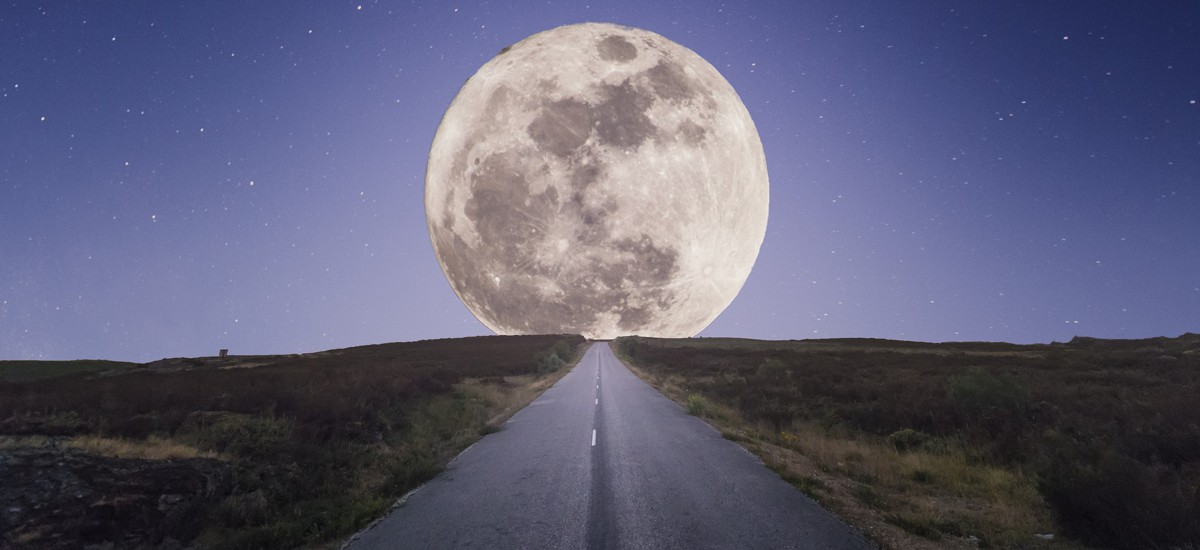
#> input picture lab3/route-fifty-lead-image.jpg, 1200 x 550 px
$ python edgeDetectors.py   (older library calls are emulated)
#> lines starting #> are read from the running program, lines starting #| are printed output that depends on the picture; after the words box and inside, x2 and y2 are one past the last pixel; in counts of white or black regions, pixels touching at a corner belong together
import cv2
import numpy as np
from scipy import ndimage
from matplotlib import pyplot as plt

img = cv2.imread('route-fifty-lead-image.jpg')
#> img is the input picture: shape (550, 1200, 3); mean B, G, R 117.5, 93.6, 94
# Edge detection using custom kernel
# kernel_3x3 = np.array([[-1, -1, -1],
#                        [-1,  8, -1],
#                        [-1, -1, -1]])
#
# kernel_5x5 = np.array([[-1, -1, -1, -1, -1],
#                        [-1,  1,  2,  1, -1],
#                        [-1,  2,  4,  2, -1],
#                        [-1,  1,  2,  1, -1],
#                        [-1, -1, -1, -1, -1]])
# k3 = ndimage.convolve(img, kernel_3x3)
# k5 = ndimage.convolve(img, kernel_5x5)
# blurred = cv2.GaussianBlur(img, (17, 17), 0)
# g_hpf = img-blurred
# cv2.imshow('3x3', k3)
# cv2.imshow('5x5', k5)
# cv2.imshow('g_hpf', blurred)

# edge detection using second derivative filters like laplacian and sobel, scharr derivatives
laplacian = cv2.Laplacian(img, cv2.CV_64F)
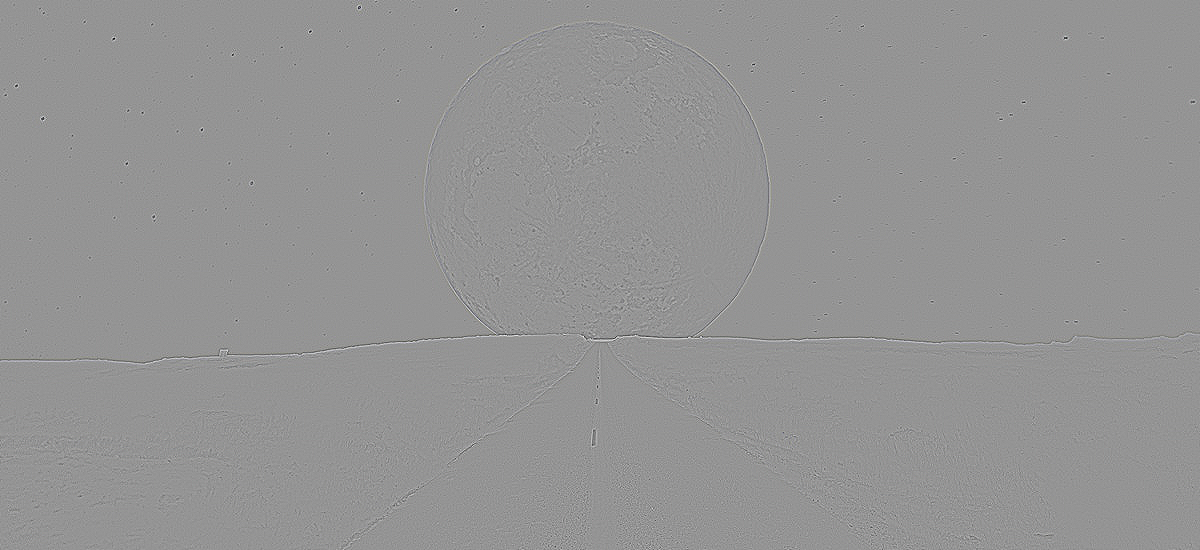
#> laplacian: shape (550, 1200, 3) float64; mean B, G, R 0, 0, 0; drawn with min black and max white
sobel_x = cv2.Sobel(img, cv2.CV_64F, 1, 0, ksize=5)
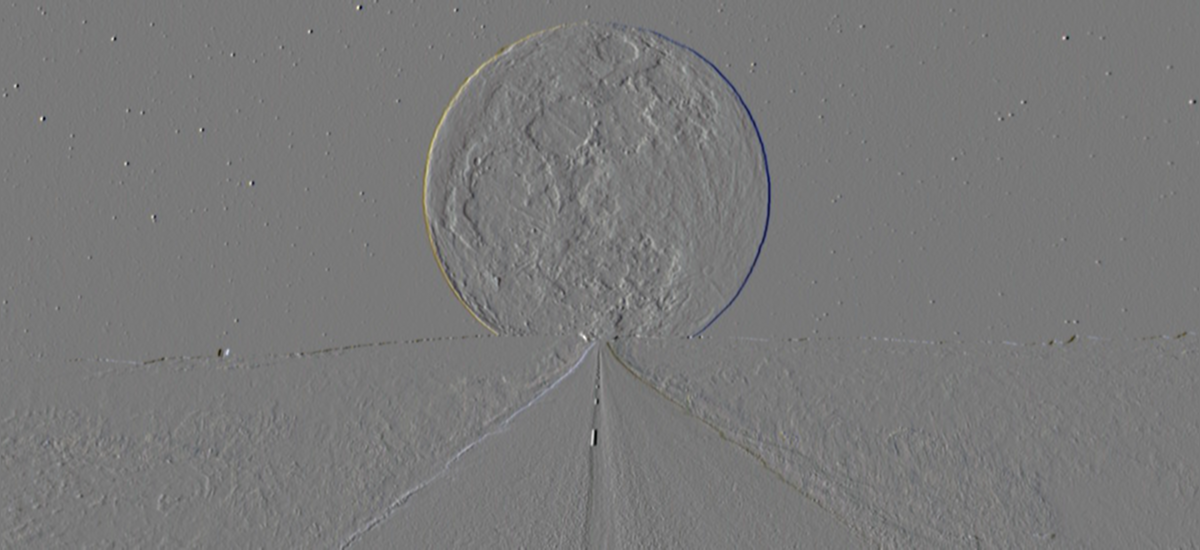
#> sobel_x: shape (550, 1200, 3) float64; mean B, G, R -2.6, -2.2, -2.1; drawn with min black and max white
sobel_y = cv2.Sobel(img, cv2.CV_64F, 0, 1, ksize=5)
sobelImage = cv2.add(sobel_x, sobel_y)
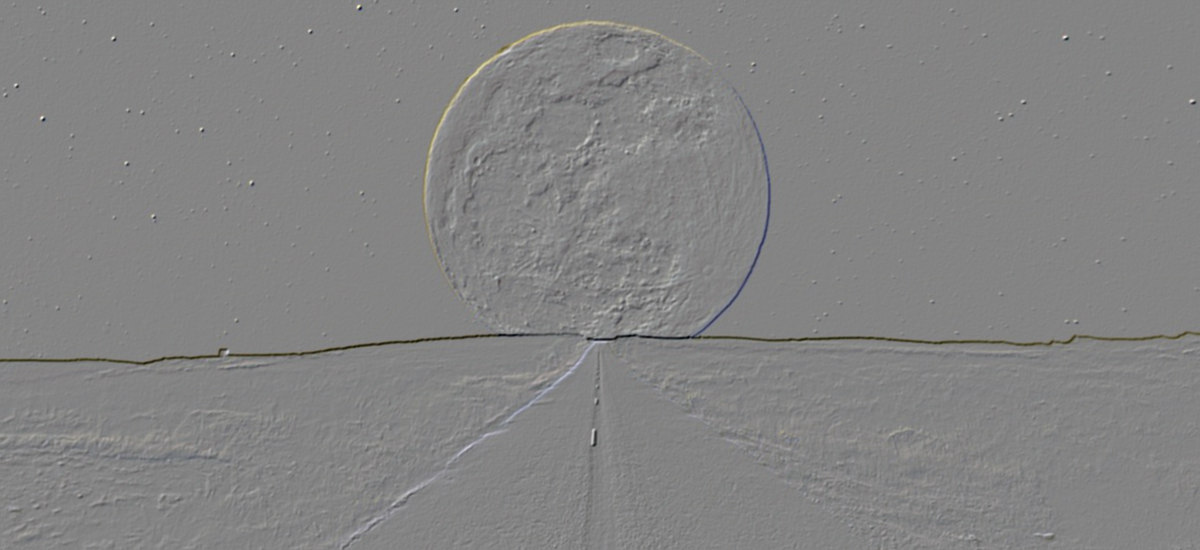
#> sobelImage: shape (550, 1200, 3) float64; mean B, G, R -19.7, -8.8, -6.7; drawn with min black and max white
# scharr operator
sch_x = cv2.Scharr(img, cv2.CV_64F, 1, 0)
sch_y = cv2.Scharr(img, cv2.CV_64F, 0, 1)
# [9 lines of commented-out code are left out]

canny = cv2.Canny(img, 200, 300)
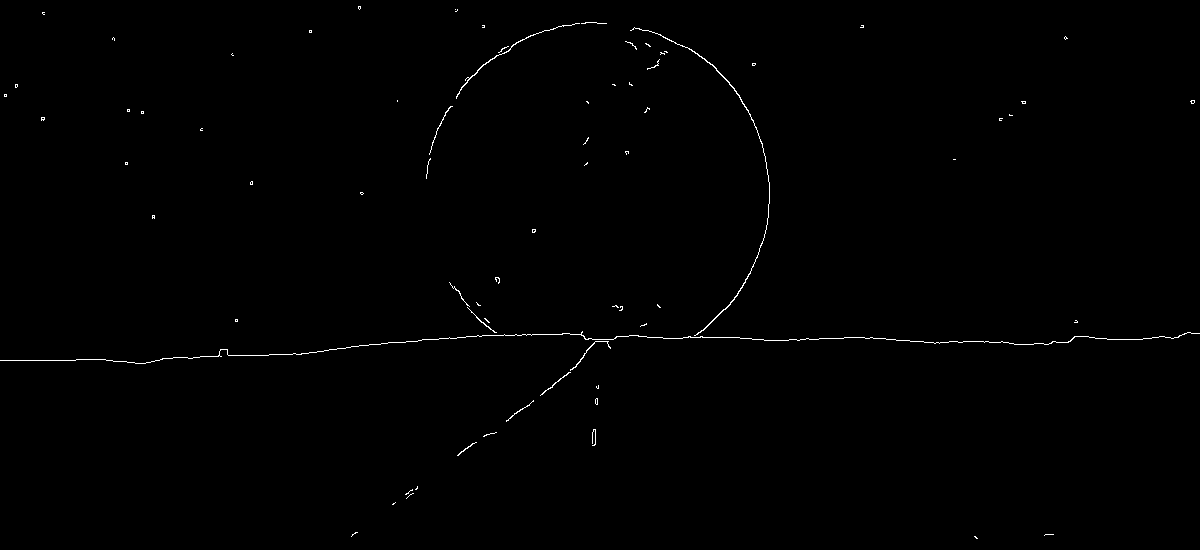
#> canny: shape (550, 1200); 0.43% white in thin lines or dots
cv2.imshow('canny', canny)
cv2.waitKey()
cv2.destroyAllWindows()

$ run again, with lab3/golde.jpg copied over lab3/route-fifty-lead-image.jpg
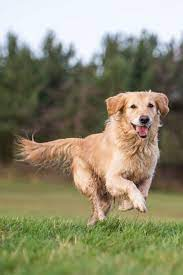
#> input picture lab3/golde.jpg, 183 x 275 px
#> img is the input picture: shape (275, 183, 3); mean B, G, R 112, 138.9, 142.6
#> `sobelImage = cv2.add(sobel_x, sobel_y)`:
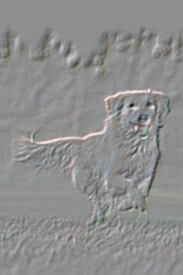
#> sobelImage: shape (275, 183, 3) float64; mean B, G, R -82.2, -53.3, -56.4; drawn with min black and max white
#> `canny = cv2.Canny(img, 200, 300)`:
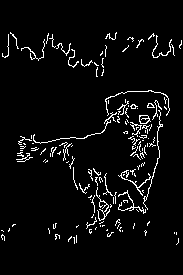
#> canny: shape (275, 183); 4.6% white in thin lines or dots, all inside (x1, y1, x2, y2) = (1, 32, 182, 245)
